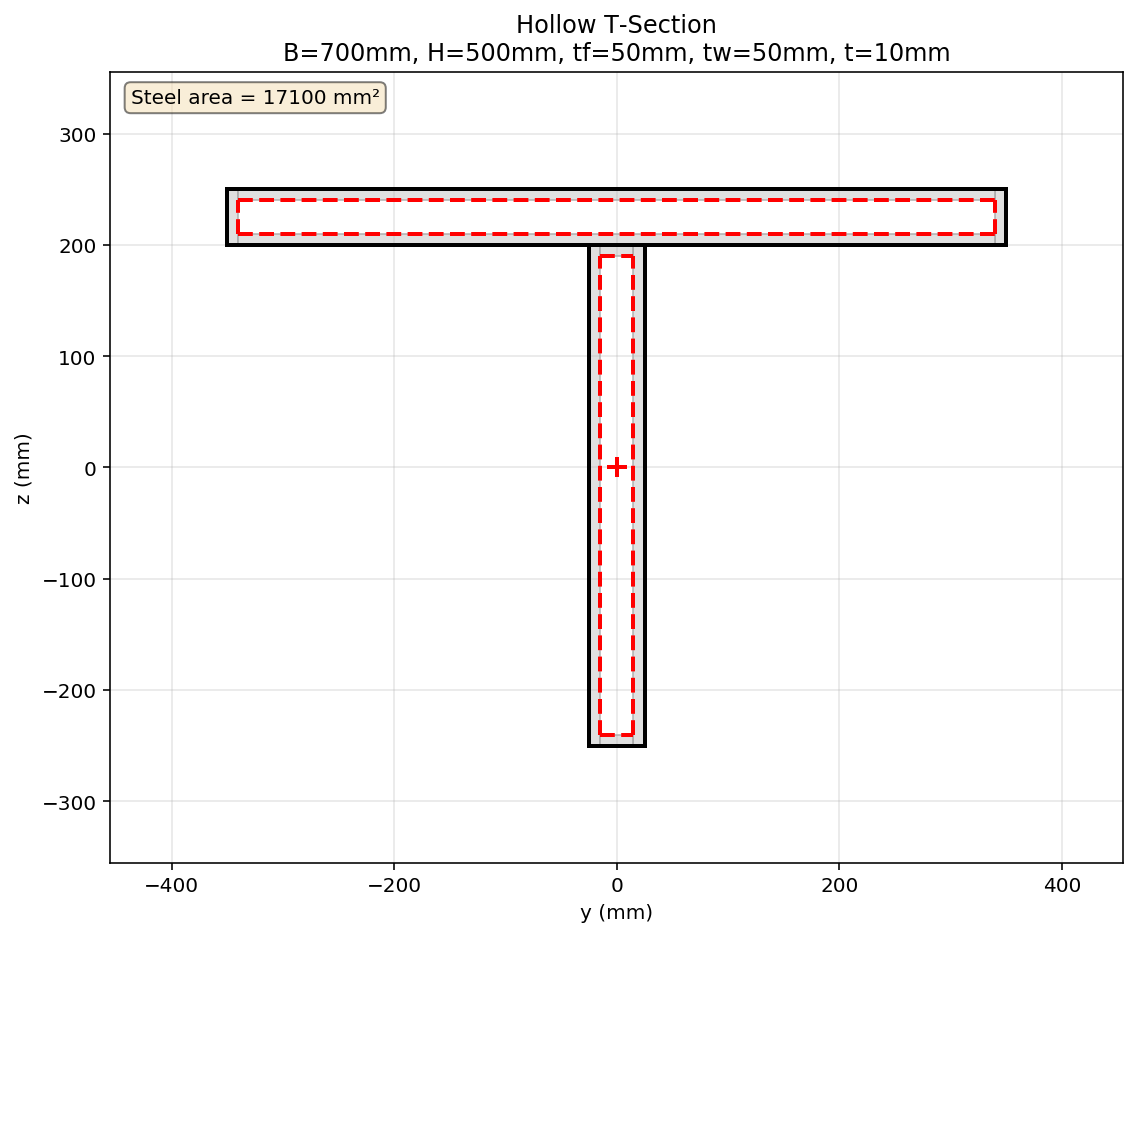

The script that drew this image:
def T_HOLLOW_STEEL_SECTION_FUN(secTag, matTag, B, H, tf, tw, t, nFib, DENSITY_STEEL, plot=True):
    """
    Fiber section definition for a hollow T‑section (constant wall thickness)
    and optional visualization of the section geometry.

    Parameters
    ----------
    secTag : int
        Section tag for OpenSees
    matTag : int
        Material tag for steel
    B : float
        Flange width (mm)
    H : float
        Total depth (mm) – from top of flange to bottom of web
    tf : float
        Flange thickness (mm)
    tw : float
        Web thickness (mm)
    t : float
        Wall thickness (mm) – must be less than half of flange/web dimensions
    nFib : int
        Number of fibers for discretisation (used in both directions)
    DENSITY_STEEL : float
        Steel density (mass per volume) to compute mass per length
    plot : bool, optional
        If True, draw the cross‑section (default True)

    Returns
    -------
    AREA : float
        Steel cross‑sectional area (mm²)
    ELE_MASS : float
        Mass per unit length (consistent units)
    """
    import openseespy.opensees as ops
    import matplotlib.pyplot as plt
    import numpy as np
    from matplotlib.patches import Polygon, Rectangle
    from matplotlib.collections import PatchCollection

    # -------------------------------------------------------------------------
    # Geometric checks
    # -------------------------------------------------------------------------
    if t >= B/2 or t >= tw/2:
        raise ValueError("Wall thickness t must be smaller than B/2 and tw/2")
    if t >= tf:
        raise ValueError("Wall thickness t must be smaller than flange thickness tf")
    if tf >= H:
        raise ValueError("Flange thickness tf must be smaller than total depth H")
    if tw >= B:
        raise ValueError("Web thickness tw must be smaller than flange width B")

    # -------------------------------------------------------------------------
    # Section area calculation (outer T minus inner T)
    # -------------------------------------------------------------------------
    # Outer T area
    A_outer_flange = B * tf
    A_outer_web   = tw * (H - tf)
    A_outer = A_outer_flange + A_outer_web

    # Inner T area (hollow region)
    A_inner_flange = (B - 2*t) * (tf - t)
    A_inner_web    = (tw - 2*t) * (H - tf - t)
    A_inner = A_inner_flange + A_inner_web

    AREA = A_outer - A_inner   # mm²

    # -------------------------------------------------------------------------
    # Coordinate definitions (centroid at (0,0))
    # -------------------------------------------------------------------------
    # Outer T
    # Flange
    y_flange_left   = -B/2
    y_flange_right  =  B/2
    z_flange_bottom =  H/2 - tf
    z_flange_top    =  H/2

    # Web
    y_web_left   = -tw/2
    y_web_right  =  tw/2
    z_web_bottom = -H/2
    z_web_top    =  H/2 - tf

    # Inner T (hollow)
    # Flange hollow
    y_flange_hollow_left   = -B/2 + t
    y_flange_hollow_right  =  B/2 - t
    z_flange_hollow_bottom =  H/2 - tf + t
    z_flange_hollow_top    =  H/2 - t

    # Web hollow
    y_web_hollow_left   = -tw/2 + t
    y_web_hollow_right  =  tw/2 - t
    z_web_hollow_bottom = -H/2 + t
    z_web_hollow_top    =  H/2 - tf - t

    # -------------------------------------------------------------------------
    # OpenSees fiber section
    # -------------------------------------------------------------------------
    ops.section('Fiber', secTag)

    # ---- Flange steel patches (8 rectangles) ----
    # 1. Left vertical strip
    ops.patch('quad', matTag, nFib, 1,
              y_flange_left,                z_flange_bottom,
              y_flange_left + t,             z_flange_bottom,
              y_flange_left + t,             z_flange_top,
              y_flange_left,                z_flange_top)

    # 2. Right vertical strip
    ops.patch('quad', matTag, nFib, 1,
              y_flange_right - t,            z_flange_bottom,
              y_flange_right,                z_flange_bottom,
              y_flange_right,                z_flange_top,
              y_flange_right - t,            z_flange_top)

    # 3. Top horizontal strip (above hollow)
    ops.patch('quad', matTag, nFib, 1,
              y_flange_hollow_left,          z_flange_hollow_top,
              y_flange_hollow_right,         z_flange_hollow_top,
              y_flange_hollow_right,         z_flange_top,
              y_flange_hollow_left,          z_flange_top)

    # 4. Bottom horizontal strip (below hollow)
    ops.patch('quad', matTag, nFib, 1,
              y_flange_hollow_left,          z_flange_bottom,
              y_flange_hollow_right,         z_flange_bottom,
              y_flange_hollow_right,         z_flange_hollow_bottom,
              y_flange_hollow_left,          z_flange_hollow_bottom)

    # ---- Web steel patches (also 4 rectangles) ----
    # 5. Left vertical strip
    ops.patch('quad', matTag, nFib, 1,
              y_web_left,                    z_web_bottom,
              y_web_left + t,                 z_web_bottom,
              y_web_left + t,                 z_web_top,
              y_web_left,                    z_web_top)

    # 6. Right vertical strip
    ops.patch('quad', matTag, nFib, 1,
              y_web_right - t,                z_web_bottom,
              y_web_right,                    z_web_bottom,
              y_web_right,                    z_web_top,
              y_web_right - t,                z_web_top)

    # 7. Bottom horizontal strip (below hollow)
    ops.patch('quad', matTag, nFib, 1,
              y_web_hollow_left,              z_web_bottom,
              y_web_hollow_right,             z_web_bottom,
              y_web_hollow_right,             z_web_hollow_bottom,
              y_web_hollow_left,              z_web_hollow_bottom)

    # 8. Top horizontal strip (above hollow, below flange)
    ops.patch('quad', matTag, nFib, 1,
              y_web_hollow_left,              z_web_hollow_top,
              y_web_hollow_right,             z_web_hollow_top,
              y_web_hollow_right,             z_web_top,
              y_web_hollow_left,              z_web_top)

    # -------------------------------------------------------------------------
    # Plot section geometry (optional)
    # -------------------------------------------------------------------------
    if plot:
        fig, ax = plt.subplots(figsize=(8, 8))

        # Collect all steel patches for visualization
        patches = []

        # Flange patches (same coordinates as above)
        patches.append(Polygon([
            [y_flange_left, z_flange_bottom],
            [y_flange_left + t, z_flange_bottom],
            [y_flange_left + t, z_flange_top],
            [y_flange_left, z_flange_top]
        ], closed=True))
        patches.append(Polygon([
            [y_flange_right - t, z_flange_bottom],
            [y_flange_right, z_flange_bottom],
            [y_flange_right, z_flange_top],
            [y_flange_right - t, z_flange_top]
        ], closed=True))
        patches.append(Polygon([
            [y_flange_hollow_left, z_flange_hollow_top],
            [y_flange_hollow_right, z_flange_hollow_top],
            [y_flange_hollow_right, z_flange_top],
            [y_flange_hollow_left, z_flange_top]
        ], closed=True))
        patches.append(Polygon([
            [y_flange_hollow_left, z_flange_bottom],
            [y_flange_hollow_right, z_flange_bottom],
            [y_flange_hollow_right, z_flange_hollow_bottom],
            [y_flange_hollow_left, z_flange_hollow_bottom]
        ], closed=True))

        # Web patches
        patches.append(Polygon([
            [y_web_left, z_web_bottom],
            [y_web_left + t, z_web_bottom],
            [y_web_left + t, z_web_top],
            [y_web_left, z_web_top]
        ], closed=True))
        patches.append(Polygon([
            [y_web_right - t, z_web_bottom],
            [y_web_right, z_web_bottom],
            [y_web_right, z_web_top],
            [y_web_right - t, z_web_top]
        ], closed=True))
        patches.append(Polygon([
            [y_web_hollow_left, z_web_bottom],
            [y_web_hollow_right, z_web_bottom],
            [y_web_hollow_right, z_web_hollow_bottom],
            [y_web_hollow_left, z_web_hollow_bottom]
        ], closed=True))
        patches.append(Polygon([
            [y_web_hollow_left, z_web_hollow_top],
            [y_web_hollow_right, z_web_hollow_top],
            [y_web_hollow_right, z_web_top],
            [y_web_hollow_left, z_web_top]
        ], closed=True))

        # Add steel patches to plot
        collection = PatchCollection(patches, facecolor='lightgray',
                                     edgecolor='darkgray', linewidth=1, alpha=0.7)
        ax.add_collection(collection)

        # Draw outer boundary (T shape)
        # Flange top edge
        ax.plot([y_flange_left, y_flange_right], [z_flange_top, z_flange_top], 'k-', linewidth=2)
        # Flange bottom edge (left part, then web top, then right part)
        ax.plot([y_flange_left, y_web_left], [z_flange_bottom, z_flange_bottom], 'k-', linewidth=2)
        ax.plot([y_web_left, y_web_right], [z_web_top, z_web_top], 'k-', linewidth=2)  # web top (hidden by flange)
        ax.plot([y_web_right, y_flange_right], [z_flange_bottom, z_flange_bottom], 'k-', linewidth=2)
        # Web bottom edge
        ax.plot([y_web_left, y_web_right], [z_web_bottom, z_web_bottom], 'k-', linewidth=2)
        # Left vertical edges
        ax.plot([y_flange_left, y_flange_left], [z_flange_bottom, z_flange_top], 'k-', linewidth=2)
        ax.plot([y_web_left, y_web_left], [z_web_bottom, z_web_top], 'k-', linewidth=2)
        # Right vertical edges
        ax.plot([y_flange_right, y_flange_right], [z_flange_bottom, z_flange_top], 'k-', linewidth=2)
        ax.plot([y_web_right, y_web_right], [z_web_bottom, z_web_top], 'k-', linewidth=2)

        # Draw inner hollow boundary (T shape, dashed)
        # Flange hollow top edge
        ax.plot([y_flange_hollow_left, y_flange_hollow_right],
                [z_flange_hollow_top, z_flange_hollow_top], 'r--', linewidth=2)
        # Flange hollow bottom edge
        ax.plot([y_flange_hollow_left, y_flange_hollow_right],
                [z_flange_hollow_bottom, z_flange_hollow_bottom], 'r--', linewidth=2)
        # Web hollow top edge
        ax.plot([y_web_hollow_left, y_web_hollow_right],
                [z_web_hollow_top, z_web_hollow_top], 'r--', linewidth=2)
        # Web hollow bottom edge
        ax.plot([y_web_hollow_left, y_web_hollow_right],
                [z_web_hollow_bottom, z_web_hollow_bottom], 'r--', linewidth=2)
        # Left vertical edges of hollow
        ax.plot([y_flange_hollow_left, y_flange_hollow_left],
                [z_flange_hollow_bottom, z_flange_hollow_top], 'r--', linewidth=2)
        ax.plot([y_web_hollow_left, y_web_hollow_left],
                [z_web_hollow_bottom, z_web_hollow_top], 'r--', linewidth=2)
        # Right vertical edges of hollow
        ax.plot([y_flange_hollow_right, y_flange_hollow_right],
                [z_flange_hollow_bottom, z_flange_hollow_top], 'r--', linewidth=2)
        ax.plot([y_web_hollow_right, y_web_hollow_right],
                [z_web_hollow_bottom, z_web_hollow_top], 'r--', linewidth=2)

        # Centroid marker
        ax.plot(0, 0, 'r+', markersize=10, markeredgewidth=2, label='Centroid')

        # Axis settings
        ax.set_aspect('equal')
        ax.set_xlabel('y (mm)')
        ax.set_ylabel('z (mm)')
        ax.set_title(f'Hollow T‑Section\nB={B}mm, H={H}mm, tf={tf}mm, tw={tw}mm, t={t}mm')
        ax.grid(True, alpha=0.3)
        margin = max(B, H) * 0.15
        ax.set_xlim([y_flange_left - margin, y_flange_right + margin])
        ax.set_ylim([z_web_bottom - margin, z_flange_top + margin])

        # Text box with area
        props_text = f'Steel area = {AREA:.0f} mm²'
        ax.text(0.02, 0.98, props_text, transform=ax.transAxes,
                verticalalignment='top',
                bbox=dict(boxstyle='round', facecolor='wheat', alpha=0.5))

        plt.tight_layout()
        plt.show()

    # -------------------------------------------------------------------------
    # Mass per unit length
    # -------------------------------------------------------------------------
    ELE_MASS = DENSITY_STEEL * AREA   # (mass/length)

    return AREA, ELE_MASS
